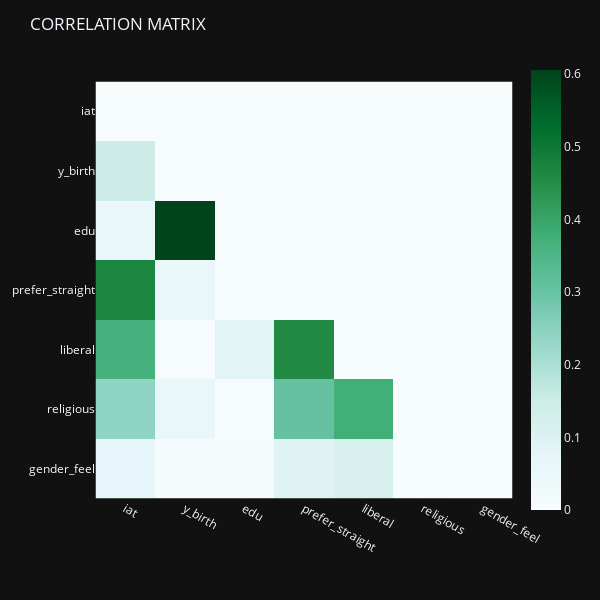

The notebook cell this image was saved under:
### Code cell
numerical = ['iat', 'y_birth', 'edu', 'prefer_straight', 'liberal', 'religious', 'gender_feel']

correlation = df[numerical]
correlation = correlation.corr().abs()

#sns.heatmap(correlation,cbar=True,square=True,fmt='.1f',annot=True,annot_kws={'size':8},cmap="Blues")

for i in range(0, len(numerical)):
    correlation.iloc[i, i:] = 0

fig = px.imshow(correlation, text_auto=False, color_continuous_scale='BuGn')
fig.update_layout(height=600, width=600, title_text="CORRELATION MATRIX")
fig.show()
## DATA EXPLORATION WITH OLS REGRESSION

### Figure 1 — Plotly figure (JSON) as saved in the notebook; plotly's stock layout.template omitted (floating-point values rounded to 4 significant figures)
{"data": [{"coloraxis": "coloraxis", "name": "0", "x": ["iat", "y_birth", "edu", "prefer_straight", "liberal", "religious", "gender_feel"], "y": ["iat", "y_birth", "edu", "prefer_straight", "liberal", "religious", "gender_feel"], "z": [[0.0, 0.0, 0.0, 0.0, 0.0, 0.0, 0.0], [0.1476, 0.0, 0.0, 0.0, 0.0, 0.0, 0.0], [0.05634, 0.6056, 0.0, 0.0, 0.0, 0.0, 0.0], [0.4683, 0.05902, 0.003241, 0.0, 0.0, 0.0, 0.0], [0.369, 0.005008, 0.08727, 0.4568, 0.0, 0.0, 0.0], [0.24, 0.05873, 0.006008, 0.3054, 0.3756, 0.0, 0.0], [0.07274, 0.009121, 0.01969, 0.09532, 0.1192, 0.005882, 0.0]], "type": "heatmap", "xaxis": "x", "yaxis": "y", "hovertemplate": "x: %{x}<br>y: %{y}<br>color: %{z}<extra></extra>"}], "layout": {"xaxis": {"anchor": "y", "domain": [0.0, 1.0], "scaleanchor": "y", "constrain": "domain"}, "yaxis": {"anchor": "x", "domain": [0.0, 1.0], "autorange": "reversed", "constrain": "domain"}, "coloraxis": {"colorscale": [[0.0, "rgb(247,252,253)"], [0.125, "rgb(229,245,249)"], [0.25, "rgb(204,236,230)"], [0.375, "rgb(153,216,201)"], [0.5, "rgb(102,194,164)"], [0.625, "rgb(65,174,118)"], [0.75, "rgb(35,139,69)"], [0.875, "rgb(0,109,44)"], [1.0, "rgb(0,68,27)"]]}, "margin": {"t": 60}, "title": {"text": "CORRELATION MATRIX"}, "height": 600, "width": 600}}
